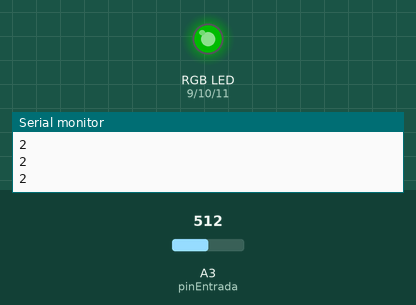
A sketch run on a simulated Arduino Uno, built with avr-gcc and run on an emulated ATmega328P. On the bench: an RGB LED mixed from three pins (HIGH = lit), the last lines printed to the serial monitor. The test bench sets the inputs (shaded band); at power-on: A3 (pinEntrada) = 512. Dim RGB values are drawn brighter than linear.

Above: at 1.26 s.
1.3 s: A3 (pinEntrada) set to 493
At 1.46 s:
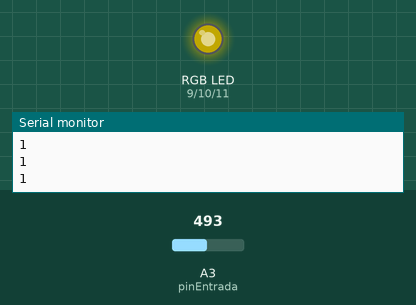
4.3 s: A3 (pinEntrada) set to 1023
At 4.48 s:
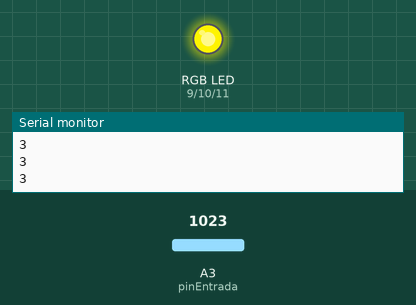
7.3 s: A3 (pinEntrada) set to 511
At 7.49 s:
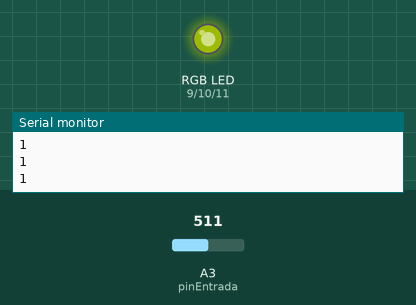
10.3 s: A3 (pinEntrada) set to 716
At 10.71 s:
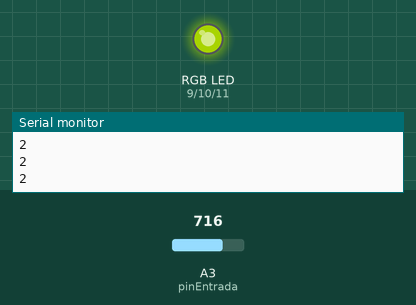
13.3 s: A3 (pinEntrada) set to 306
At 13.88 s:
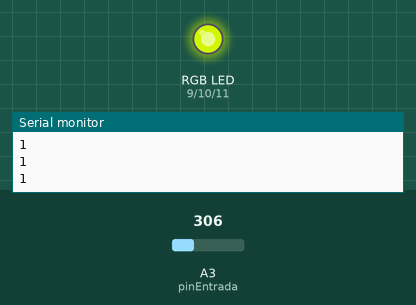
Timing chart, 0 to 20.3 s (numbered marks = the images above; inputs shaded):
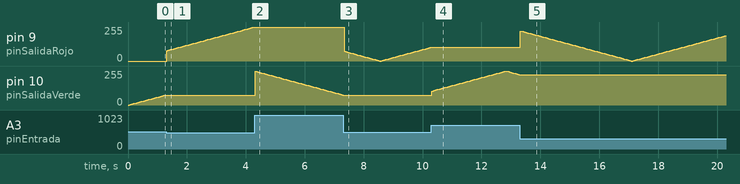

Measured:
- the behaviour switches between 512 and 511 on A3 (pinEntrada) (found by bisection; images 0 and 1)
- after the input at 1.3 s, pin 9 (pinSalidaRojo): moves from 0/255 to 255/255 over 3.0 s, starting at once; pin 10 (pinSalidaVerde): stays 75/255 (without the input it goes to 78/255 after 0.01 s)
- after the input at 4.3 s, pin 9 (pinSalidaRojo): stays 255/255 (without the input it goes to 252/255 after 0.02 s)
- after the input at 7.3 s, pin 10 (pinSalidaVerde): stops changing and stays 75/255
- after the input at 10.3 s, pin 9 (pinSalidaRojo): stays 102/255 (without the input it goes to 105/255 after 0.00 s); pin 10 (pinSalidaVerde): rises from 75/255 to 255/255 in 2.5 s, then falls to 228/255 in 0.45 s
- after the input at 13.3 s, pin 10 (pinSalidaVerde): stops changing and stays 228/255

The sketch:

escrituraanaloga.ino
```cpp
int pinSalidaRojo = 9, pinSalidaVerde = 10,
pinSalidaAzul = 11, pinEntrada = 3, valor = 0;
int brillo= 0;                                               //Variable de brillo inicia en 0
int variacion= 3;                                            //Variable de incremento configurada de 5 en 5

void setup() {                                               // configuración preparatoria
  pinMode(pinEntrada,INPUT);                                 // entrada analógica
  pinMode(pinSalidaRojo,OUTPUT);                             // salida modulada para rojo
  pinMode(pinSalidaVerde,OUTPUT);                            // salida modulada para verde
  pinMode(pinSalidaAzul,OUTPUT);
  Serial.begin(9600);
}


void loop()
{                                                           //inicio programa
 valor = analogRead(pinEntrada);
 valor = map(valor,0,1023,1,3);
 Serial.println(valor);
 //delay(500);
 //valor = 7;

 switch(valor)
 {
 case 1:
 analogWrite(pinSalidaRojo, brillo);
 brillo = brillo + variacion;
 if(brillo== 0 || brillo== 255)
 variacion=-variacion;                                       //La variación se vuelve negativa
 delay(50);                                                  //Tiempo de incremento en el brillo
 break;

 case 2:
 analogWrite(pinSalidaVerde, brillo);
 brillo = brillo + variacion;
 if(brillo== 0 || brillo== 255)
 variacion=-variacion;                                       //La variación se vuelve negativa
 delay(50);                                                  //Tiempo de incremento en el brillo
 break;

 case 3:
 analogWrite(pinSalidaVerde, brillo);
 brillo = brillo + variacion;
 if(brillo== 0 || brillo== 255)
 variacion=-variacion;                                       //La variación se vuelve negativa
 delay(50);                                                  //Tiempo de incremento en el brillo
 break;

 default:

 analogWrite(pinSalidaRojo, brillo);
 analogWrite(pinSalidaAzul, brillo);
 analogWrite(pinSalidaVerde, brillo);
 brillo = brillo + variacion;
 if(brillo== 0 || brillo== 255)
 variacion=-variacion;                                       //La variación se vuelve negativa
 delay(50);                                                  //Tiempo de incremento en el brillo
 break;
 }


 }                                                           //Fin programa


 //analogWrite(pinSalidaVerde, brillo);
 //analogWrite(pinSalidaAzul, brillo);
```
